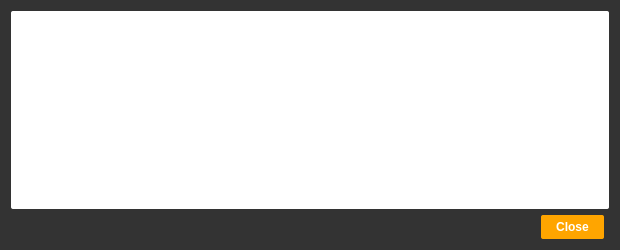
<?xml version="1.0" encoding="UTF-8"?>
<ui version="4.0">
 <class>TransactionDescDialog</class>
 <widget class="QDialog" name="TransactionDescDialog">
  <property name="geometry">
   <rect>
    <x>0</x>
    <y>0</y>
    <width>620</width>
    <height>250</height>
   </rect>
  </property>
  <property name="windowTitle">
   <string>Transaction details</string>
  </property>
  <property name="styleSheet">
   <string notr="true">background-color:rgb(51, 51, 51);</string>
  </property>
  <layout class="QVBoxLayout" name="verticalLayout">
   <item>
    <widget class="QTextEdit" name="detailText">
     <property name="toolTip">
      <string>This pane shows a detailed description of the transaction</string>
     </property>
     <property name="styleSheet">
      <string notr="true">background-color: rgb(255, 255, 255);
border-radius:2px;</string>
     </property>
     <property name="readOnly">
      <bool>true</bool>
     </property>
    </widget>
   </item>
   <item>
    <widget class="QDialogButtonBox" name="buttonBox">
     <property name="styleSheet">
      <string notr="true">background-color: rgb(255, 165, 0); 
font: 75 10pt 'Ubuntu';
font-weight:bold; 
border-radius:2px; 
padding:5px 15px;
color: rgb(255, 255, 255);
margin:0px 5px 0px 0px;</string>
     </property>
     <property name="orientation">
      <enum>Qt::Horizontal</enum>
     </property>
     <property name="standardButtons">
      <set>QDialogButtonBox::Close</set>
     </property>
    </widget>
   </item>
  </layout>
 </widget>
 <resources/>
 <connections>
  <connection>
   <sender>buttonBox</sender>
   <signal>accepted()</signal>
   <receiver>TransactionDescDialog</receiver>
   <slot>accept()</slot>
   <hints>
    <hint type="sourcelabel">
     <x>248</x>
     <y>254</y>
    </hint>
    <hint type="destinationlabel">
     <x>157</x>
     <y>274</y>
    </hint>
   </hints>
  </connection>
  <connection>
   <sender>buttonBox</sender>
   <signal>rejected()</signal>
   <receiver>TransactionDescDialog</receiver>
   <slot>reject()</slot>
   <hints>
    <hint type="sourcelabel">
     <x>316</x>
     <y>260</y>
    </hint>
    <hint type="destinationlabel">
     <x>286</x>
     <y>274</y>
    </hint>
   </hints>
  </connection>
 </connections>
</ui>
